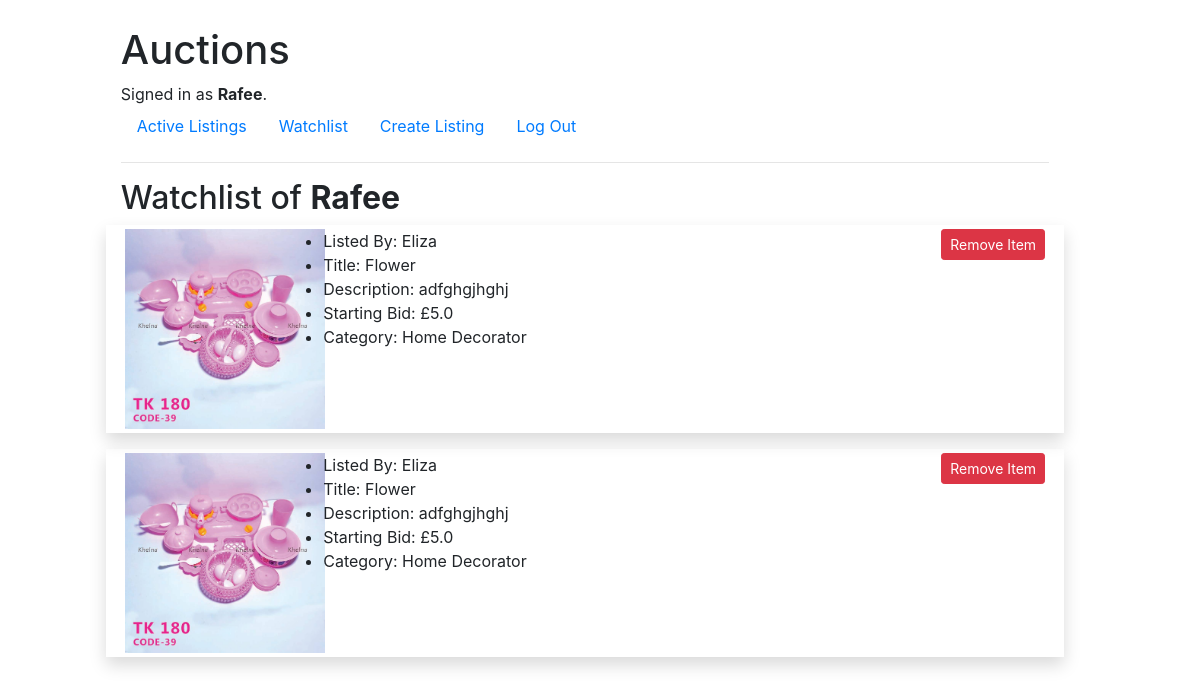
/watchlist (signed in), run on an earlier commit of the app's database.
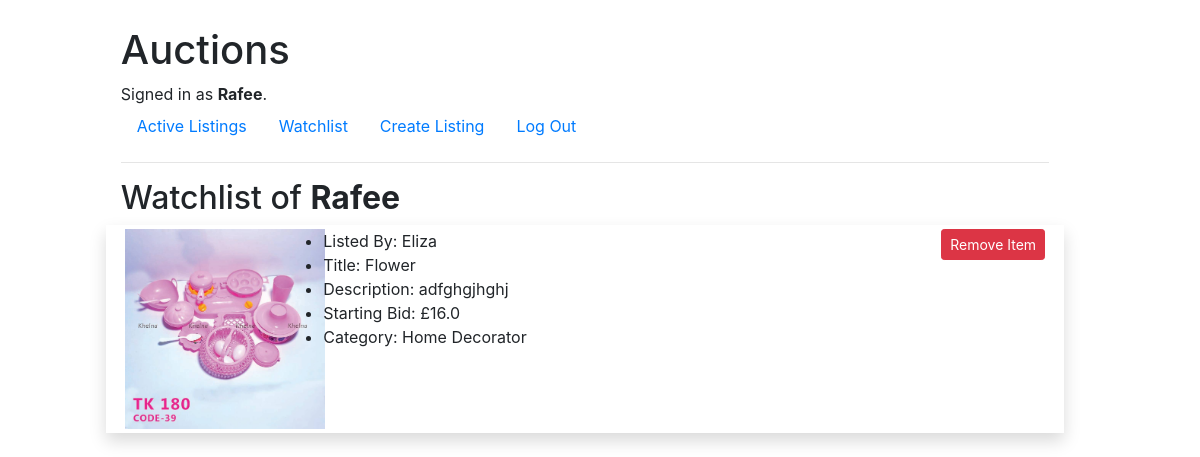
And on a later commit of the database.
### auctions/models.py (models this page shows, shortened)
class Listing(models.Model):
    listed_by = models.ForeignKey(settings.AUTH_USER_MODEL, on_delete=models.CASCADE)
    title = models.CharField(max_length=50)
    description = models.TextField(max_length=300)
    starting_bid = models.FloatField(max_length=254)
    image = models.ImageField(blank=True, null=True)
    category = models.CharField(max_length=50, blank=True)

class User(AbstractUser):
    pass

### auctions/views.py (the view)
# urls.py: path("watchlist", views.watchlist, name="watchlist"),
def watchlist(request):
    try:
        watchlist = Watchlist.objects.get(user=request.user)
        return render(request, "auctions/watchlist.html", {
            'watchlists': watchlist.listings.all()
        })
    except:
        return render(request, "auctions/watchlist.html", {
            'watchlists': False
        })
    return HttpResponseRedirect(reverse("auctions:index"))

### auctions/templates/auctions/watchlist.html (shortened to what this page needs)
{% extends "auctions/layout.html" %} {% block body %}
<h2>Watchlist of <strong>{{ user.username }}</strong></h2>
{% if remove_watchlist_message %} {{ remove_watchlist_message }} {% endif %} {% if watchlists %} {% for watchlist in watchlists %}
<div class="row p-1 mb-3 shadow">
    <div class="col-lg-2">
        <img src="{{ watchlist.image.url }}" class="image-style" />
    </div>
    <div class="col-lg-5">
        <ul>
            <li>Listed By: {{watchlist.listed_by}}</li>
            <li>Title: {{watchlist.title}}</li>
            <li>Description: {{watchlist.description}}</li>
            <li>Starting Bid: £{{watchlist.starting_bid}}</li>
            <li>Category: {{watchlist.category}}</li>
        </ul>
    </div>
    <div class="col-lg-5 float-right">
        <a href="{% url 'auctions:remove_watchlist' watchlist.id %}" class="float-right btn btn-danger btn-sm">Remove Item</a
    >
  </div>
</div>
{% endfor %} {% else %}
<ul>
  <li>No Listing is added to watchlist!!!</li>
</ul>
{% endif %} {% endblock %}

What changed in the data, as far as the page shows it:
removed Listing: image (picture), listed_by "Eliza", title "Flower", description "adfghgjhghj", starting_bid "5.0", category "Home Decorator"
changed Listing "Flower": starting_bid "5.0" → "16.0"
